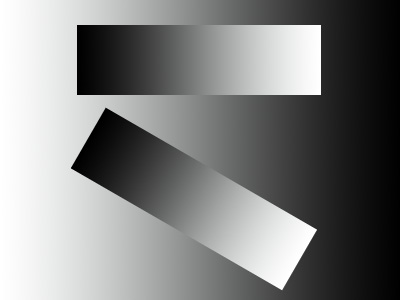
#> input picture gray.jpg, 400 x 300 px
$ python linet.py
#> lines starting #> are read from the running program, lines starting #| are printed output that depends on the picture; after the words box and inside, x2 and y2 are one past the last pixel; in counts of white or black regions, pixels touching at a corner belong together
import cv2
import numpy as np
import math
from numpy import random as nr

img = cv2.imread('gray.jpg')
#> img is the input picture: shape (300, 400, 3); mean B, G, R 128.8, 129.3, 128.3
h, w, _ = img.shape
#> h = 300; w = 400
black = (0, 0, 0)
white = (255, 255, 255)

def lines(img, code=None, step=8):
#> called with code = 0, step = 8
    lines = np.zeros((h, w, 3), np.uint8)
    lines[:] = 255

    if code == 0:  # - horizontal
        for i in range(0, h, step):
            lines = cv2.line(lines, (0, i), (w, i), black)
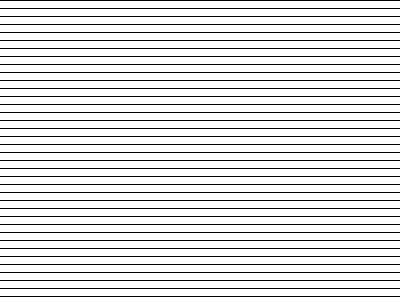
#> lines: shape (300, 400, 3); 87.3% white; black in thin lines or dots
    elif code == 1:  # | horizontal
        for i in range(0, w, step):
            lines = cv2.line(lines, (i, 0), (i, h), black)
    elif code == 2:  # \ 45
        #tmp = int(h*math.sqrt(2))
        for i in range(0, w, step):
            lines = cv2.line(lines, (i, 0), (h + i, h), black)
        for i in range(0, h, step):
            lines = cv2.line(lines, (0, i), (h - i, h), black)
    elif code == 3:  # / 45
        for i in range(0, 2*w, step):
            lines = cv2.line(lines, (i, 0), (0, i), black)
        #for i in range(0, h, step):
            #lines = cv2.line(lines, (w, i), (w - h + i, h), black)
    return lines

def tsh(img, code=None):
#> called with code = 0
    type = cv2.THRESH_BINARY
    img_gray = cv2.cvtColor(img, cv2.COLOR_BGR2GRAY)
    #img_gray = cv2.equalizeHist(img_gray, img_gray)
    if code == 0:
        _, th = cv2.threshold(img_gray, 205, 255, type)
#> th: shape (300, 400); 30.2% white; 9 white regions (6 under 20 px), largest, box (x1, y1, x2, y2) and area: (0, 0, 105, 300) 27665, (258, 25, 321, 95) 4338, (228, 199, 316, 290) 4276
    elif code == 1:
        _, th = cv2.threshold(img_gray, 153, 255, type)
    elif code == 2:
        _, th = cv2.threshold(img_gray, 102, 255, type)
    elif code == 3:
        _, th = cv2.threshold(img_gray, 51, 255, type)
    th = cv2.cvtColor(th, cv2.COLOR_GRAY2BGR)
    return th

def crosshatching():
    mask = lines(img, code=0)
    th = tsh(img, code=0)
    dst = cv2.addWeighted(mask, 1, th, 1, 0)
#> dst: shape (300, 400, 3); 91.1% white; black in thin lines or dots, all inside (x1, y1, x2, y2) = (71, 0, 400, 297)
    dst2 = dst
    mask = lines(img, code=3)
#> call 2 of lines, with code = 3, step = 8
#> after the loop in lines (call 2), `for i in range(0, 2*w, step):`:
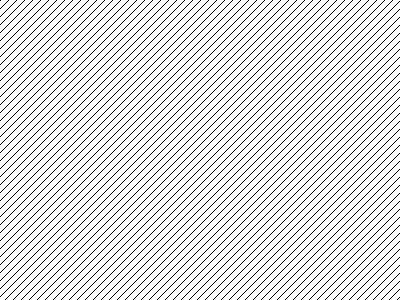
#> lines: shape (300, 400, 3); 87.5% white; black in thin lines or dots
    th = tsh(img, code=1)
#> in tsh (call 2), `_, th = cv2.threshold(img_gray, 153, 255, type)`: th: shape (300, 400); 43.9% white; 5 white regions (2 under 20 px), largest, box (x1, y1, x2, y2) and area: (0, 0, 175, 300) 38118, (216, 25, 321, 95) 7286, (192, 178, 317, 290) 7276
    dst = cv2.addWeighted(mask, 1, th, 1, 0)
#> dst: shape (300, 400, 3); 93% white; black in thin lines or dots, all inside (x1, y1, x2, y2) = (72, 0, 400, 300)
    dst = cv2.bitwise_and(dst, dst2)
#> dst: shape (300, 400, 3); 85% white; black in thin lines or dots, all inside (x1, y1, x2, y2) = (71, 0, 400, 300)
    dst2 = dst
    mask = lines(img, code=1)
#> call 3 of lines, with code = 1, step = 8
#> after the loop in lines (call 3), `for i in range(0, w, step):`:
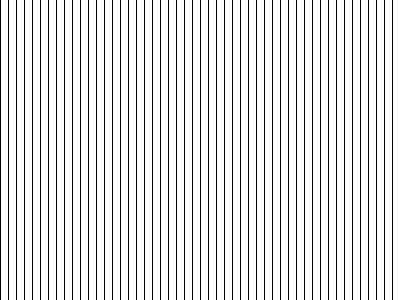
#> lines: shape (300, 400, 3); 87.5% white; black in thin lines or dots
    th = tsh(img, code=2)
#> in tsh (call 3), `_, th = cv2.threshold(img_gray, 102, 255, type)`: th: shape (300, 400); 56.4% white; 11 black regions (8 under 20 px), largest, box (x1, y1, x2, y2) and area: (233, 0, 400, 300) 38043, (77, 25, 179, 95) 7124, (71, 108, 192, 218) 7086
    dst = cv2.addWeighted(mask, 1, th, 1, 0)
#> dst: shape (300, 400, 3); 94.7% white; black in thin lines or dots, all inside (x1, y1, x2, y2) = (72, 0, 393, 300)
    dst = cv2.bitwise_and(dst, dst2)
    dst2 = dst
    mask = lines(img, code=2)
#> call 4 of lines, with code = 2, step = 8
#> after the loop in lines (call 4), `for i in range(0, w, step):`:
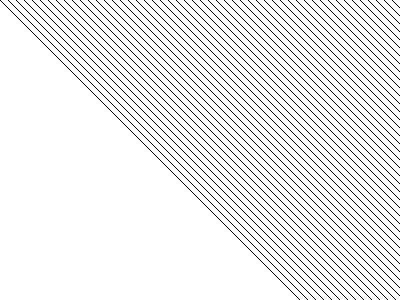
#> lines: shape (300, 400, 3); 92.1% white; black in thin lines or dots
#> after the loop in lines (call 4), `for i in range(0, h, step):`:
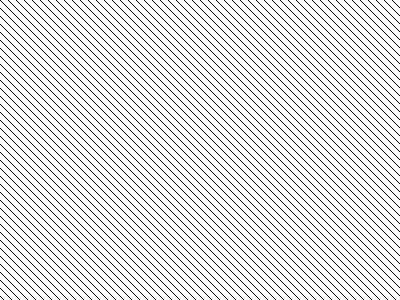
#> lines: shape (300, 400, 3); 87.5% white; black in thin lines or dots
    th = tsh(img, code=3)
#> call 4 of tsh, with code = 3
#> in tsh (call 4), `_, th = cv2.threshold(img_gray, 51, 255, type)`:
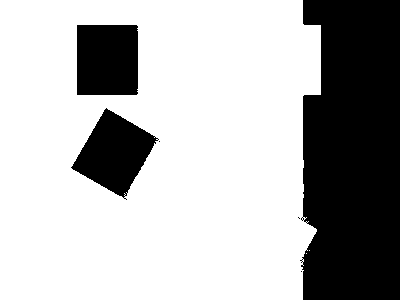
#> th: shape (300, 400); 70% white; 6 black regions (3 under 20 px), largest, box (x1, y1, x2, y2) and area: (300, 0, 400, 300) 27554, (77, 25, 138, 95) 4264, (71, 108, 159, 200) 4196
    dst = cv2.addWeighted(mask, 1, th, 1, 0)
    dst = cv2.bitwise_and(dst, dst2)
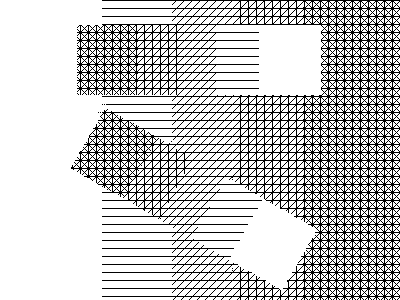
#> dst: shape (300, 400, 3); 77.5% white; black in thin lines or dots, all inside (x1, y1, x2, y2) = (71, 0, 400, 300)
    dst2 = dst
    return dst

seqline = (0, 3, 1, 2)
seqtsh = (0, 1, 2, 3)
dst = crosshatching()
#dst = cv2.resize(dst, (int(w/2), int(h/2)))
cv2.imshow('dst', dst)
cv2.waitKey(0)
cv2.destroyAllWindows()
